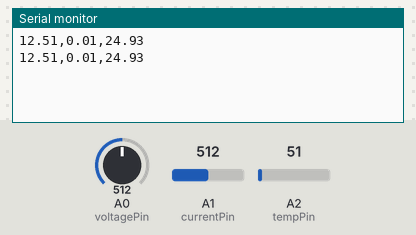
Bench run of a sketch on a simulated Arduino Uno, built with avr-gcc and run on an emulated ATmega328P. On the bench: the last lines printed to the serial monitor. The inputs (shaded band) are chosen by the test bench; at power-on: A2 (tempPin) = 51, A0 (voltagePin) = 512, A1 (currentPin) = 512.

Above: at 2.8 s.
2.9 s: A2 (tempPin) set to 61
At 4.5 s:
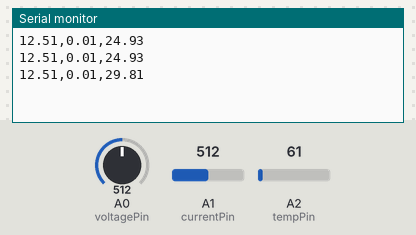
5.6 s: A0 (voltagePin) set to 716
At 7.3 s:
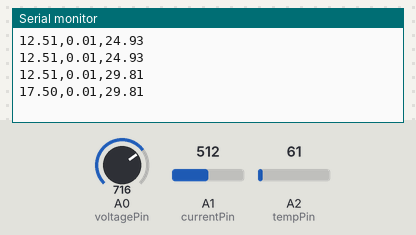
8.3 s: A1 (currentPin) set to 716
At 10.5 s:
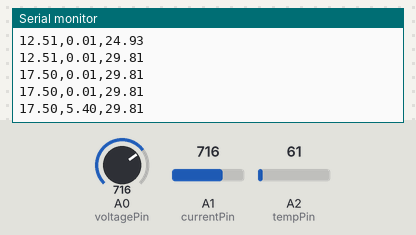
11.0 s: A2 (tempPin) set to 71
At 13.2 s:
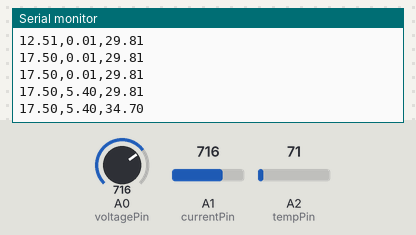
13.7 s: A0 (voltagePin) set to 900
At 14.8 s:
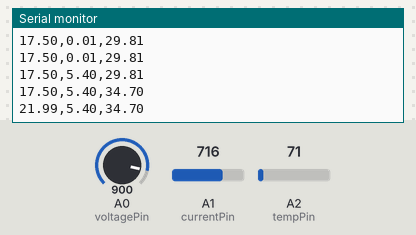
16.4 s: A1 (currentPin) set to 900
At 19.2 s:
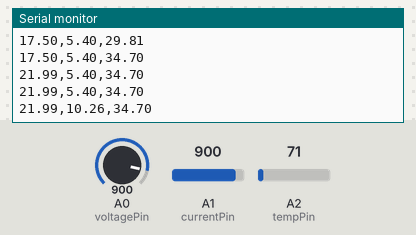
Timing chart, 0 to 20.1 s (numbered marks = the images above; inputs shaded):
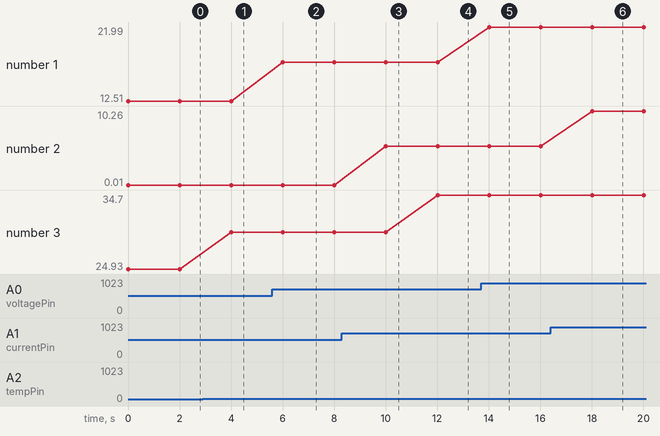

The sketch:

power_monitor.ino
```cpp
const int voltagePin = A0;
const int currentPin = A1;
const int tempPin = A2;

void setup() {
  Serial.begin(9600);
}

void loop() {
  int voltageRaw = analogRead(voltagePin);
  int currentRaw = analogRead(currentPin);
  int tempRaw = analogRead(tempPin);

  float voltage = (voltageRaw / 1023.0) * 25.0;
  float current = ((currentRaw / 1023.0) * 5.0 - 2.5) / 0.185;
  float temperature = (tempRaw * 5.0 * 100.0) / 1023.0;

  Serial.print(voltage);
  Serial.print(',');
  Serial.print(current);
  Serial.print(',');
  Serial.println(temperature);

  delay(2000);
}
```

Measured:
- after the input at 2.9 s, the serial monitor: prints a new line after 1.1 s (image 1)
- after the input at 5.6 s, the serial monitor: prints a new line after 0.41 s (image 2)
- after the input at 8.3 s, the serial monitor: prints a new line after 1.7 s (image 3)
- after the input at 11.0 s, the serial monitor: prints a new line after 1.0 s (image 4)
- after the input at 13.7 s, the serial monitor: prints a new line after 0.31 s (image 5)
- after the input at 16.4 s, the serial monitor: prints a new line after 1.6 s (image 6)
- plotted number 1: 12.51 → 17.5 after the input at 5.6 s, 17.5 → 21.99 after the input at 13.7 s
- plotted number 2: 0.01 → 5.4 after the input at 8.3 s, 5.4 → 10.26 after the input at 16.4 s
